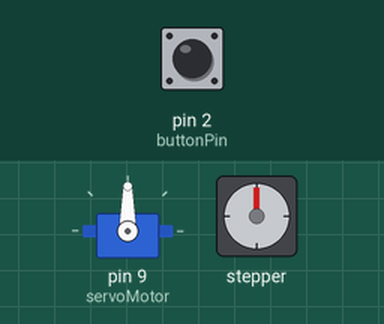
Bench run of a sketch on a simulated Arduino Uno, built with avr-gcc and run on an emulated ATmega328P. Parts: servo, stepper motor. The test bench sets the inputs (shaded band); at power-on: pin 2 (buttonPin) HIGH. Stepper angles assume 200 steps per turn.

Above: at 1.2 s.
1.3 s: pin 2 (buttonPin) pulled LOW for 0.15 s
At 3.13 s:
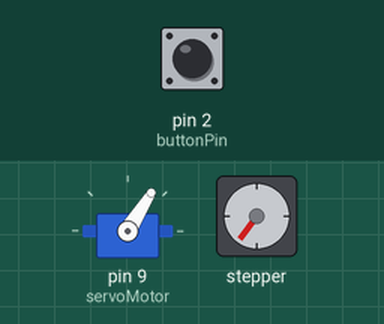
At 7.5 s:
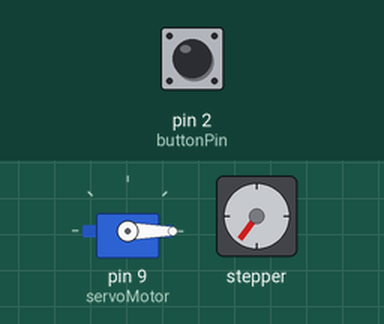
12.8 s: pin 2 (buttonPin) pulled LOW for 1 s
At 23.6 s:
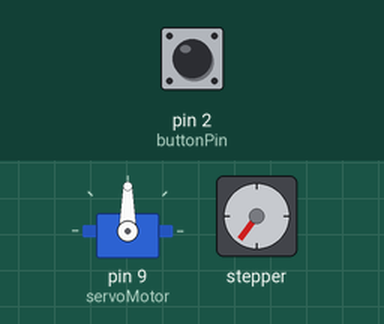
Timing chart, 0 to 24.3 s (numbered marks = the images above; inputs shaded):
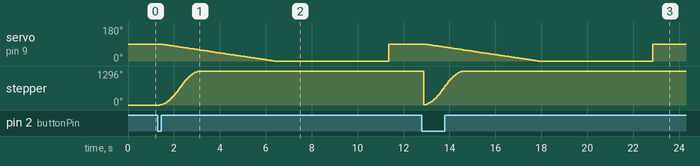

Measured:
- after the input at 1.3 s, stepper: turns 1296° clockwise in 1.7 s, starting after 0.08 s
- after the input at 12.8 s, stepper: turns 1291° counter-clockwise in 0.00 s, then 1291° clockwise in 1.7 s

The sketch:

servo-stepper-button.ino
```cpp
#include <AccelStepper.h>
#include <Servo.h>

const int motorInterfaceType = 1;
AccelStepper stepper(motorInterfaceType, 5, 6);
Servo servoMotor;

const int buttonPin = 2;
int buttonState = HIGH;
int lastButtonState = HIGH;
unsigned long lastDebounceTime = 0;
unsigned long debounceDelay = 50;

int buttonPressCount = 0;

void setup() {
  stepper.setMaxSpeed(2000);
  stepper.setAcceleration(1000);

  servoMotor.attach(9);
  servoMotor.write(90);

  pinMode(buttonPin, INPUT_PULLUP);
}

void loop() {
  int reading = digitalRead(buttonPin);
  if (reading != lastButtonState) {
    lastDebounceTime = millis();
  }

  if ((millis() - lastDebounceTime) > debounceDelay) {
    if (reading != buttonState) {
      buttonState = reading;

      if (buttonState == LOW) {
        buttonPressCount++;

        if (buttonPressCount == 1) {
          rotateStepperAndServo(10); // Rotate clockwise
        } else if (buttonPressCount == 2) {
          rotateStepperAndServo(-10); // Rotate counterclockwise
        }
      }
    }
  }

  if (buttonState == HIGH) {
    buttonPressCount = 0;
    stepper.stop();
    stepper.setCurrentPosition(0);
    servoMotor.write(90);
  }

  lastButtonState = reading;
}

void rotateStepperAndServo(int seconds) {
  unsigned long startTime = millis();

  while (millis() - startTime < abs(seconds) * 1000) {
    stepper.moveTo(720);
    stepper.run();

    if (seconds > 0) {
      servoMotor.write(90 - map(millis() - startTime, 0, abs(seconds) * 1000, 0, 180));
    } else {
      servoMotor.write(90 + map(millis() - startTime, 0, abs(seconds) * 1000, 0, 180));
    }
  }

  stepper.stop();
  stepper.setCurrentPosition(0);

  servoMotor.write(90);
}
```
